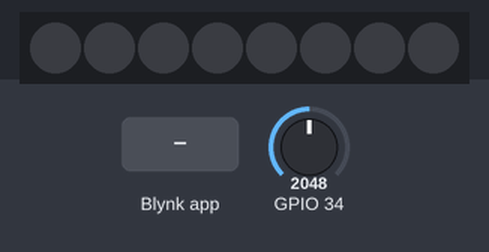
This sketch was run on a simulated ESP32. Shown: 8 RGB LEDs in strip order, left to right. The inputs (shaded band) are chosen by the test bench; at power-on: GPIO 34 = 2048. Dim RGB values are drawn brighter than linear; WiFi joins after 1.5 s; servers stay silent unless stated.

Above: at 3.0 s.
3.1 s: GPIO 34 set to 3436
4.6 s: GPIO 34 set to 3549
At 4.95 s:
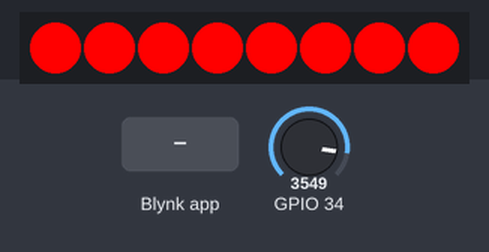
7.2 s: GPIO 34 set to 3460
8.7 s: Blynk app writes 1 to V20
At 9.8 s:
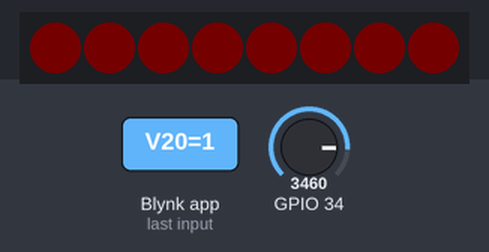
10.2 s: Blynk app writes 200 to V20
At 10.9 s:
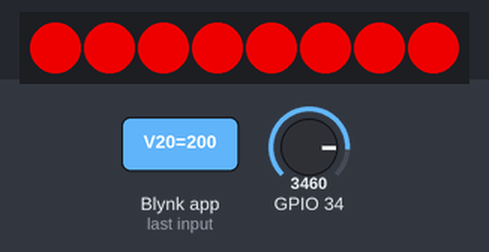
11.7 s: Blynk app writes 0 to V20
At 12.0 s:
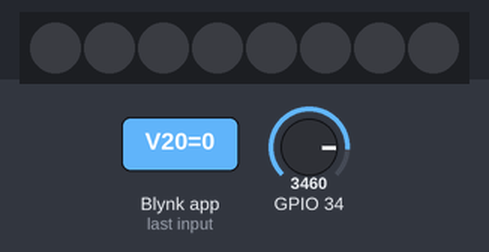
Timing chart, 0 to 14.2 s (numbered marks = the images above; inputs shaded):
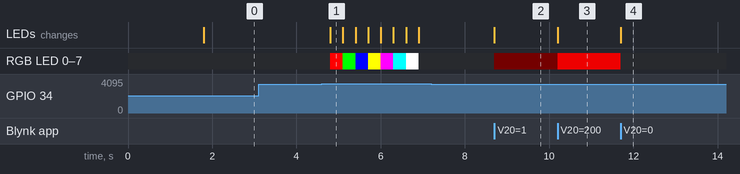

Measured:
- the behaviour switches between 3500 and 3501 on GPIO 34 (found by bisection; images 0 and 1)
- after the input at 3.1 s, every drawn part: stays the same
- after the input at 4.6 s, RGB LED 0–7: off → RGB(255, 0, 0) after 0.20 s, → RGB(0, 255, 0) 0.30 s later, → RGB(0, 0, 255) 0.30 s later, → RGB(255, 255, 0) 0.30 s later, … (8 changes in this stretch); the LEDs: change after 0.20 s (image 1)
- after the input at 7.2 s, every drawn part: stays the same
- after the input at 8.7 s, RGB LED 0–7: off → RGB(1, 0, 0) at once; the LEDs: change at once (image 2)
- after the input at 10.2 s, RGB LED 0–7: RGB(1, 0, 0) → RGB(200, 0, 0) at once; the LEDs: change at once (image 3)
- after the input at 11.7 s, RGB LED 0–7: RGB(200, 0, 0) → off at once; the LEDs: change at once (image 4)

The sketch:

moodLamp.ino
```cpp
#define BLYNK_PRINT Serial

//자신의 BLYNK DEVICE INFO값 넣기
#define BLYNK_TEMPLATE_ID "*******"
#define BLYNK_DEVICE_NAME "********"
#define BLYNK_AUTH_TOKEN "*******"

#include <WiFi.h>
#include <WiFiClient.h>
#include <BlynkSimpleEsp32.h>

#include <Adafruit_NeoPixel.h>


#define PIN       18 //네오픽셀이 연결된 GPIO핀
#define NUMPIXELS 8

Adafruit_NeoPixel pixels(NUMPIXELS, PIN, NEO_GRB + NEO_KHZ800);

int count = 0;

char auth[] = BLYNK_AUTH_TOKEN;

// SSID와 PW입력하기
char ssid[] = "************";
char pass[] = "********";

BlynkTimer timer;

int RGB_RED = 0;
int RGB_GREEN = 0;
int RGB_BLUE = 0;

BLYNK_WRITE(V20){
  RGB_RED = param.asInt();
  showNeoPixcel();
}

BLYNK_WRITE(V21){
  RGB_GREEN = param.asInt();
  showNeoPixcel();
}

BLYNK_WRITE(V22){
  RGB_BLUE = param.asInt();
  showNeoPixcel();
}

void showNeoPixcel(){
  for(int i=0;i<NUMPIXELS;i++){
    pixels.setPixelColor(i,pixels.Color(RGB_RED, RGB_GREEN, RGB_BLUE));
  }
  pixels.show();
}

void neoPixcel(){
  int sensor = analogRead(34);
  if (sensor > 3500){
    count++;
    if(count==1){
      for(int i=0;i<NUMPIXELS;i++){
      pixels.setPixelColor(i,pixels.Color(255, 0, 0));
      }

    }else if(count==2){
      for(int i=0;i<NUMPIXELS;i++){
      pixels.setPixelColor(i,pixels.Color(0, 255, 0));
      }
    }else if(count==3){
    for(int i=0;i<NUMPIXELS;i++){
      pixels.setPixelColor(i,pixels.Color(0, 0, 255));
      }
    }else if(count==4){
      for(int i=0;i<NUMPIXELS;i++){
      pixels.setPixelColor(i,pixels.Color(255, 255, 0));
      }
    }else if(count==5){
      for(int i=0;i<NUMPIXELS;i++){
      pixels.setPixelColor(i,pixels.Color(255, 0, 255));
      }
    }else if(count==6){
      for(int i=0;i<NUMPIXELS;i++){
      pixels.setPixelColor(i,pixels.Color(0, 255, 255));
      }
    }else if(count==7){
      for(int i=0;i<NUMPIXELS;i++){
      pixels.setPixelColor(i,pixels.Color(255, 255, 255));
      }
    }else if(count==8){
      for(int i=0;i<NUMPIXELS;i++){
      pixels.setPixelColor(i,pixels.Color(0, 0, 0));
      }
      count=0;
    }
  }
    pixels.show();
}

void setup()
{
  // Debug console
  Serial.begin(115200);

  Blynk.begin(auth, ssid, pass);
  // You can also specify server:
  //Blynk.begin(auth, ssid, pass, "blynk.cloud", 80);
  //Blynk.begin(auth, ssid, pass, IPAddress(192,168,1,100), 8080);

  // Setup a function to be called every second
  timer.setInterval(300L, neoPixcel);
  pixels.begin();
}

void loop()
{
  Blynk.run();
  timer.run();
}
```
